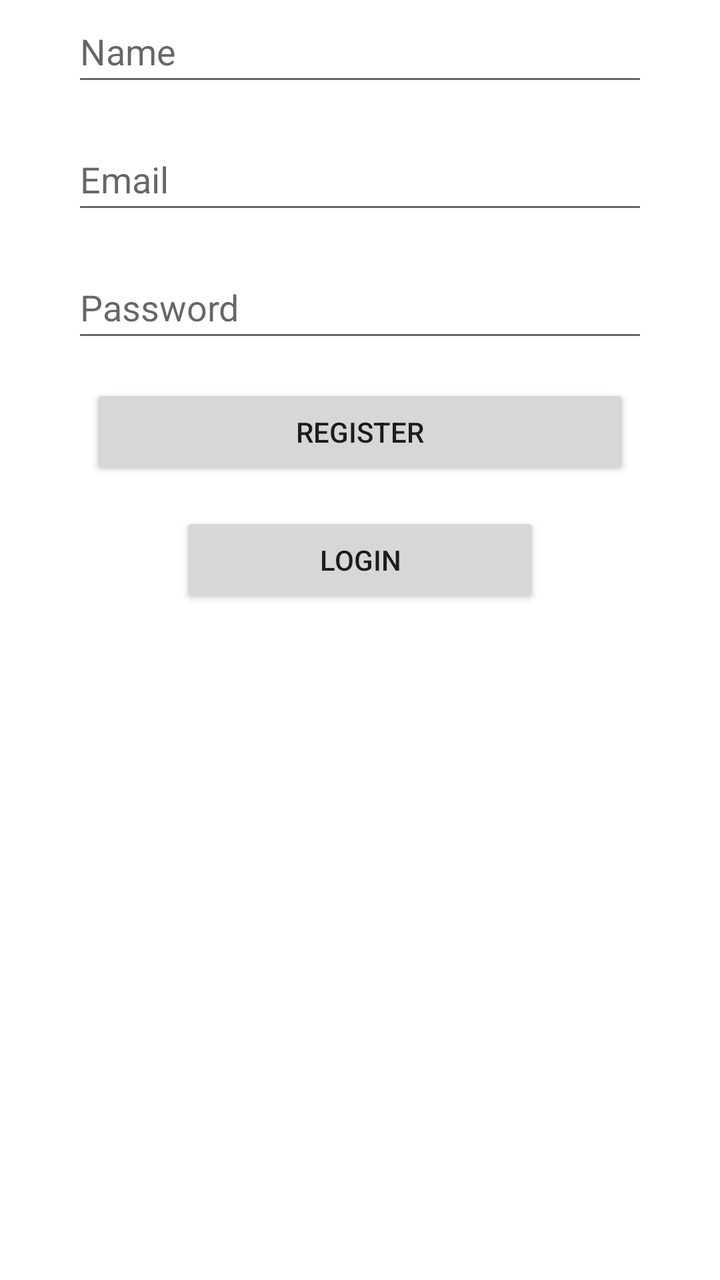
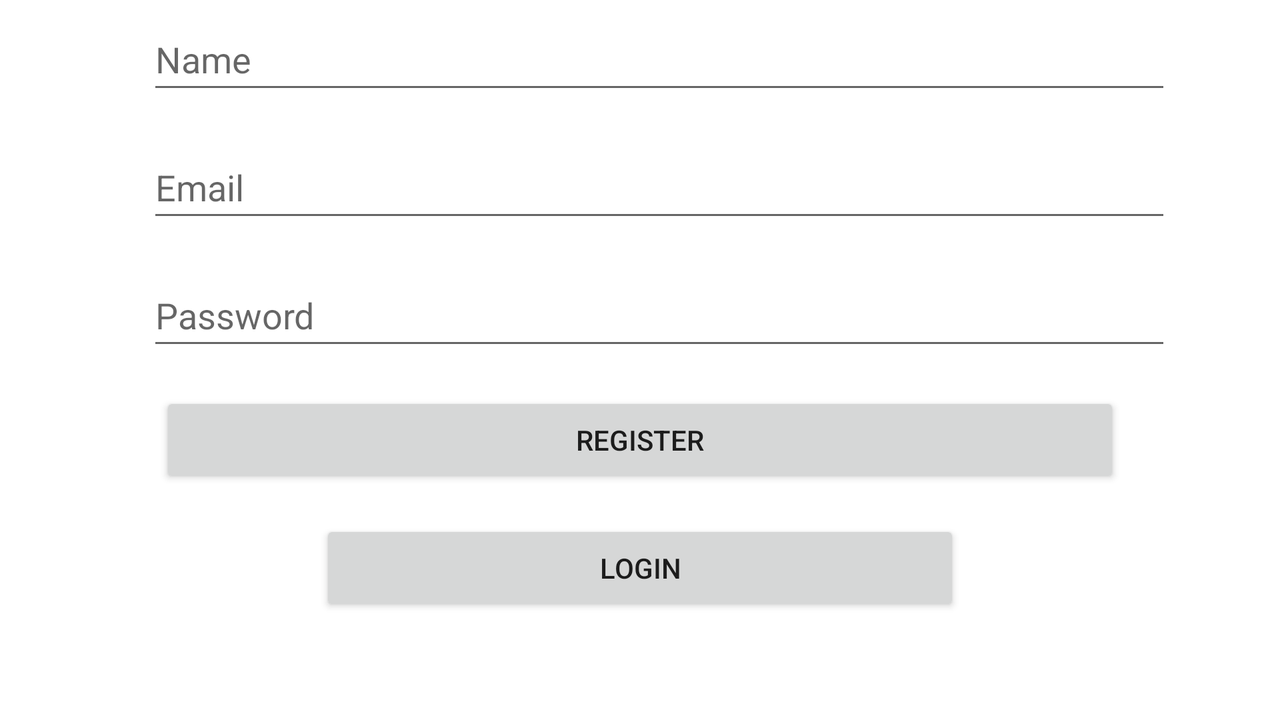

The same Android screen from two of the app's own layout files: first res/layout/ as a phone draws it, then the author's variant for another configuration, drawn on a device whose configuration selects that folder. Both files follow.
<!-- AndroidManifest.xml: application theme Theme.Laurdroid -->
<!-- res/layout/activity_register.xml -->
<?xml version="1.0" encoding="utf-8"?>
<androidx.constraintlayout.widget.ConstraintLayout xmlns:android="http://schemas.android.com/apk/res/android"
    xmlns:tools="http://schemas.android.com/tools"
    xmlns:app="http://schemas.android.com/apk/res-auto"
    android:id="@+id/activity_main"
    android:layout_width="match_parent"
    android:layout_height="match_parent"
    android:paddingStart="@dimen/activity_horizontal_margin"
    android:paddingEnd="@dimen/activity_horizontal_margin"
    android:paddingTop="@dimen/activity_vertical_margin"
    android:paddingBottom="@dimen/activity_vertical_margin"
    tools:context=".Activities.MainActivity">


    <EditText
        android:id="@+id/edit_text_name"
        android:layout_width="0dp"
        android:layout_height="wrap_content"
        android:autofillHints=""
        android:hint="@string/name"
        android:inputType="textPersonName"
        android:minHeight="48dp"
        app:layout_constraintEnd_toEndOf="parent"
        app:layout_constraintHorizontal_bias="0.5"
        app:layout_constraintStart_toStartOf="parent"
        app:layout_constraintTop_toTopOf="parent"
        app:layout_constraintWidth_percent="0.8" />

    <EditText
        android:id="@+id/edit_text_email"
        android:layout_width="0dp"
        android:layout_height="wrap_content"
        android:layout_marginTop="16dp"
        android:autofillHints=""
        android:hint="@string/email"
        android:inputType="textEmailAddress"
        android:minHeight="48dp"
        app:layout_constraintEnd_toEndOf="@id/edit_text_name"
        app:layout_constraintHorizontal_bias="0.5"
        app:layout_constraintStart_toStartOf="@id/edit_text_name"
        app:layout_constraintTop_toBottomOf="@id/edit_text_name"
        app:layout_constraintWidth_percent="0.8" />

    <EditText
        android:id="@+id/edit_text_password"
        android:layout_width="0dp"
        android:layout_height="wrap_content"
        android:layout_marginTop="16dp"
        android:autofillHints=""
        android:hint="@string/password"
        android:inputType="textPassword"
        android:minHeight="48dp"
        app:layout_constraintEnd_toEndOf="@id/edit_text_name"
        app:layout_constraintHorizontal_bias="0.5"
        app:layout_constraintStart_toStartOf="@id/edit_text_name"
        app:layout_constraintTop_toBottomOf="@id/edit_text_email"
        app:layout_constraintWidth_percent="0.8" />

    <Button
        android:id="@+id/button_register"
        android:layout_width="0dp"
        android:layout_height="wrap_content"
        android:text="@string/register"
        app:layout_constraintTop_toBottomOf="@id/edit_text_password"
        app:layout_constraintStart_toStartOf="parent"
        app:layout_constraintEnd_toEndOf="parent"
        app:layout_constraintHorizontal_bias="0.5"
        app:layout_constraintWidth_percent="0.75"
        android:layout_marginTop="16dp"/>

    <Button
        android:id="@+id/button_login"
        android:layout_width="0dp"
        android:layout_height="wrap_content"
        android:text="@string/login"
        android:onClick="onLoginButtonClick"
        app:layout_constraintTop_toBottomOf="@id/button_register"
        app:layout_constraintStart_toStartOf="parent"
        app:layout_constraintEnd_toEndOf="parent"
        app:layout_constraintHorizontal_bias="0.5"
        app:layout_constraintWidth_percent="0.5"
        android:layout_marginTop="16dp"
        android:layout_marginBottom="16dp" />


    <ProgressBar
        android:id="@+id/progressBar"
        android:layout_width="wrap_content"
        android:layout_height="wrap_content"
        android:indeterminate="true"
        app:layout_constraintBottom_toBottomOf="parent"
        app:layout_constraintEnd_toEndOf="parent"
        app:layout_constraintStart_toStartOf="parent"
        app:layout_constraintTop_toTopOf="parent"
        android:visibility="gone" />


</androidx.constraintlayout.widget.ConstraintLayout>
<!-- resources referenced by this layout -->
<resources>
  <string name="email">Email</string>
  <string name="login">Login</string>
  <string name="name">Name</string>
  <string name="password">Password</string>
  <string name="register">Register</string>
  <style name="Theme.Laurdroid" parent="Theme.MaterialComponents.DayNight.DarkActionBar">
          
          <item name="colorPrimary">@color/purple_500</item>
          <item name="colorPrimaryVariant">@color/purple_700</item>
          <item name="colorOnPrimary">@color/white</item>
          
          <item name="colorSecondary">@color/teal_200</item>
          <item name="colorSecondaryVariant">@color/teal_700</item>
          <item name="colorOnSecondary">@color/black</item>
          
          <item name="android:statusBarColor" tools:targetApi="l">?attr/colorPrimaryVariant</item>
          
      </style>
</resources>
<!-- res/layout-land/activity_register.xml (the author's variant of the layout above) -->
<!-- drawn on the phone turned sideways -->
<?xml version="1.0" encoding="utf-8"?>
<ScrollView
    xmlns:android="http://schemas.android.com/apk/res/android"
    xmlns:tools="http://schemas.android.com/tools"
    xmlns:app="http://schemas.android.com/apk/res-auto"
    android:layout_width="match_parent"
    android:layout_height="match_parent"
    android:id="@+id/activity_main"
    >

<androidx.constraintlayout.widget.ConstraintLayout
    android:layout_width="match_parent"
    android:layout_height="wrap_content"
    android:paddingStart="@dimen/activity_horizontal_margin"
    android:paddingEnd="@dimen/activity_horizontal_margin"
    android:paddingTop="@dimen/activity_vertical_margin"
    android:paddingBottom="@dimen/activity_vertical_margin"
    tools:context=".Activities.MainActivity">

    <EditText
        android:id="@+id/edit_text_name"
        android:layout_width="0dp"
        android:layout_height="wrap_content"
        android:layout_marginTop="4dp"
        android:autofillHints=""
        android:hint="@string/name"
        android:inputType="textPersonName"
        android:minHeight="48dp"
        app:layout_constraintEnd_toEndOf="parent"
        app:layout_constraintHorizontal_bias="0.576"
        app:layout_constraintStart_toStartOf="parent"
        app:layout_constraintTop_toTopOf="parent"
        app:layout_constraintWidth_percent="0.8" />

    <EditText
        android:id="@+id/edit_text_email"
        android:layout_width="0dp"
        android:layout_height="wrap_content"
        android:layout_marginTop="16dp"
        android:autofillHints=""
        android:hint="@string/email"
        android:inputType="textEmailAddress"
        android:minHeight="48dp"
        app:layout_constraintEnd_toEndOf="@id/edit_text_name"
        app:layout_constraintHorizontal_bias="0.5"
        app:layout_constraintStart_toStartOf="@id/edit_text_name"
        app:layout_constraintTop_toBottomOf="@id/edit_text_name"
        app:layout_constraintWidth_percent="0.8" />

    <EditText
        android:id="@+id/edit_text_password"
        android:layout_width="0dp"
        android:layout_height="wrap_content"
        android:layout_marginTop="16dp"
        android:autofillHints=""
        android:hint="@string/password"
        android:inputType="textPassword"
        android:minHeight="48dp"
        app:layout_constraintEnd_toEndOf="@id/edit_text_name"
        app:layout_constraintHorizontal_bias="0.5"
        app:layout_constraintStart_toStartOf="@id/edit_text_name"
        app:layout_constraintTop_toBottomOf="@id/edit_text_email"
        app:layout_constraintWidth_percent="0.8" />

    <Button
        android:id="@+id/button_register"
        android:layout_width="0dp"
        android:layout_height="wrap_content"
        android:text="@string/register"
        app:layout_constraintTop_toBottomOf="@id/edit_text_password"
        app:layout_constraintStart_toStartOf="parent"
        app:layout_constraintEnd_toEndOf="parent"
        app:layout_constraintHorizontal_bias="0.5"
        app:layout_constraintWidth_percent="0.75"
        android:layout_marginTop="16dp"/>

    <Button
        android:id="@+id/button_login"
        android:layout_width="0dp"
        android:layout_height="wrap_content"
        android:text="@string/login"
        android:onClick="onLoginButtonClick"
        app:layout_constraintTop_toBottomOf="@id/button_register"
        app:layout_constraintStart_toStartOf="parent"
        app:layout_constraintEnd_toEndOf="parent"
        app:layout_constraintHorizontal_bias="0.5"
        app:layout_constraintWidth_percent="0.5"
        android:layout_marginTop="16dp"
        android:layout_marginBottom="16dp" />


    <ProgressBar
        android:id="@+id/progressBar"
        android:layout_width="wrap_content"
        android:layout_height="wrap_content"
        android:indeterminate="true"
        app:layout_constraintBottom_toBottomOf="parent"
        app:layout_constraintEnd_toEndOf="parent"
        app:layout_constraintStart_toStartOf="parent"
        app:layout_constraintTop_toTopOf="parent"
        android:visibility="gone" />


</androidx.constraintlayout.widget.ConstraintLayout>
</ScrollView>
